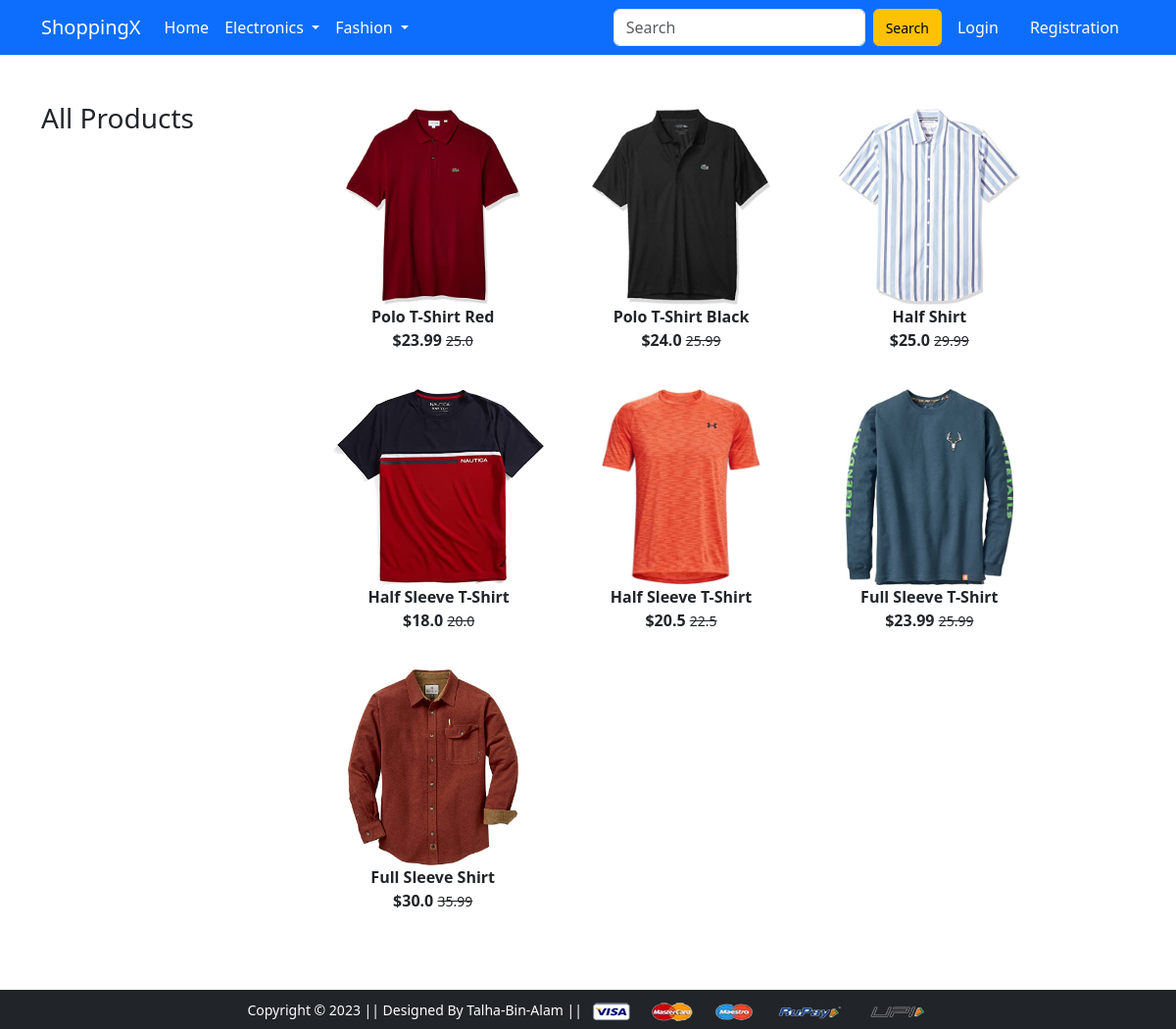
Page /topwear/ on the earlier database version.
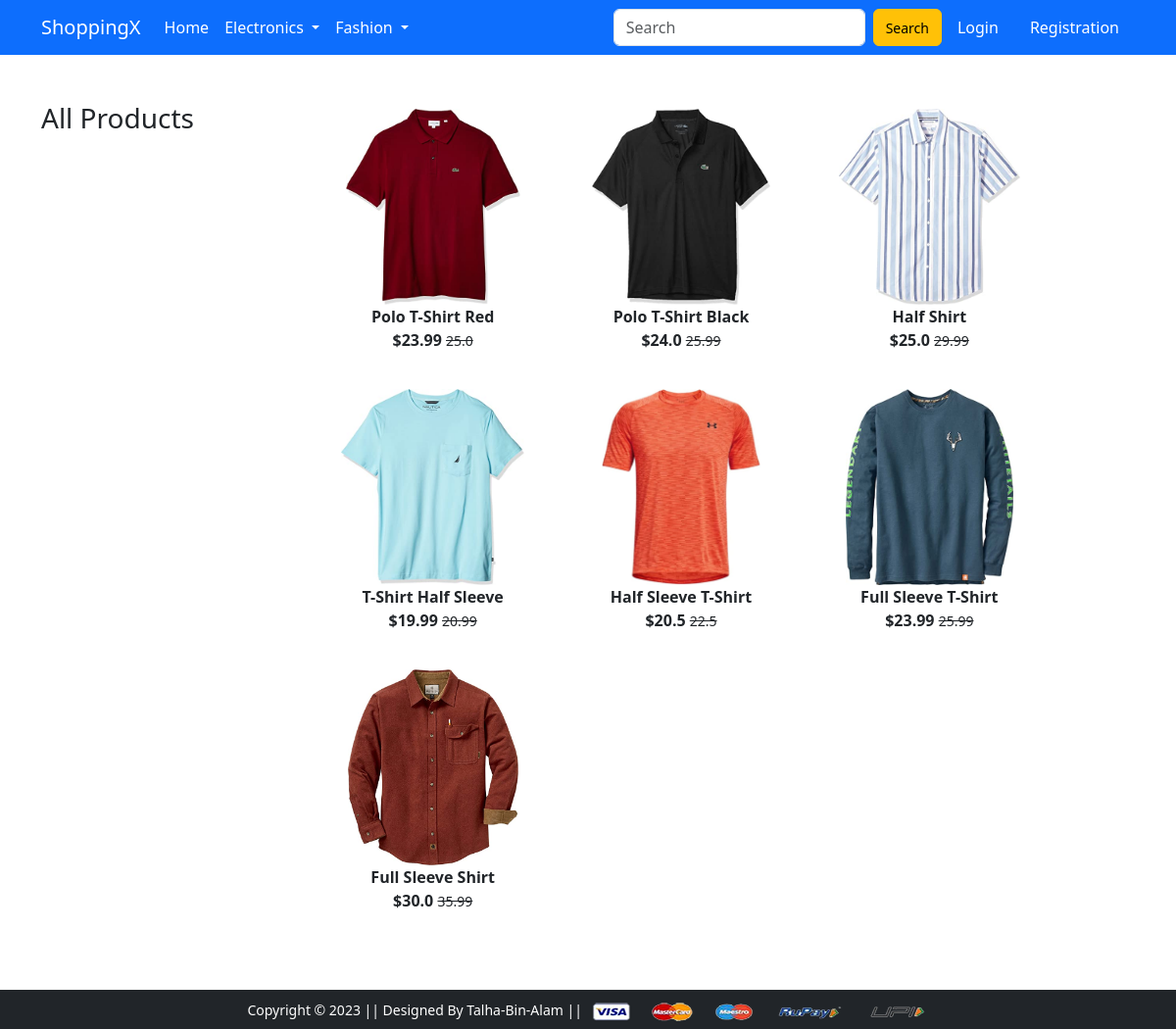
Same page on the later database version.
### app/models.py (models this page shows, shortened)
class Product(models.Model):
    title = models.CharField(max_length=100)
    selling_price = models.FloatField()
    discount_price = models.FloatField()
    description = models.TextField()
    brand = models.CharField(max_length=100)
    category = models.CharField(choices=CATEGORY_CHOICES, max_length=2)
    product_image = models.ImageField(upload_to='productimg')

### app/views.py (the view)
# urls.py: path('topwear/', views.topwear, name='topwear'),
def topwear(request):
    total_item = 0
    topwears = Product.objects.filter(category='TW')
    if request.user.is_authenticated:
        total_item = len(Cart.objects.filter(user=request.user))
    return render(request, 'app/topwear.html', {'topwears':topwears, 'total_item': total_item})

### app/templates/app/topwear.html (shortened to what this page needs)
{% extends 'app/base.html' %}
{% load static %}
{% block main-content %}
<div class="container my-5">
 <div class="row">
  <div class="col-sm-3">
   <div class="list-group">
    <h3>All Products</h3>
   </div>
  </div>
  <div class="col-sm-8">
    <div class="row">
        {% for tw in topwears %}
        <div class="col-sm-4 text-center mb-4">
            <a href="{% url 'product-detail' tw.id %}" class="btn">
                <div class="item">
                    <img src="{{tw.product_image.url}}" alt="" height="200">
                <div class="fw-bold">{{tw.title}}</div>
                <div class="fw-bold">${{tw.discount_price}}
                <small class="fw-light text-decoration-line-through">{{tw.selling_price}}</small></div>
            </div>
            </a>
        </div>
        {% endfor %}
    </div>
  </div>
 </div>
</div>
{% endblock main-content %}

Differences in the rows shown:
removed Product: product_image (picture), title "Half Sleeve T-Shirt", discount_price "18.0", selling_price "20.0"
now on this page (row edited): Product: product_image (picture), title "T-Shirt Half Sleeve", discount_price "19.99", selling_price "20.99"
